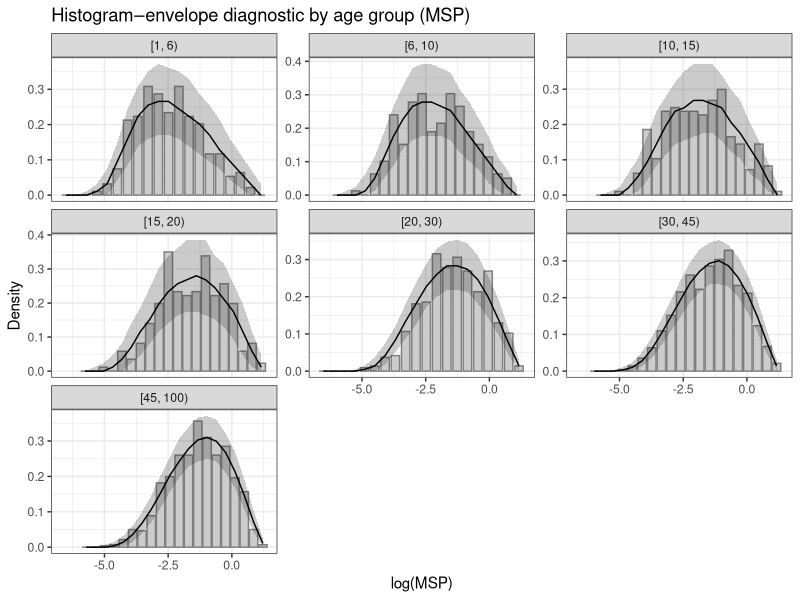
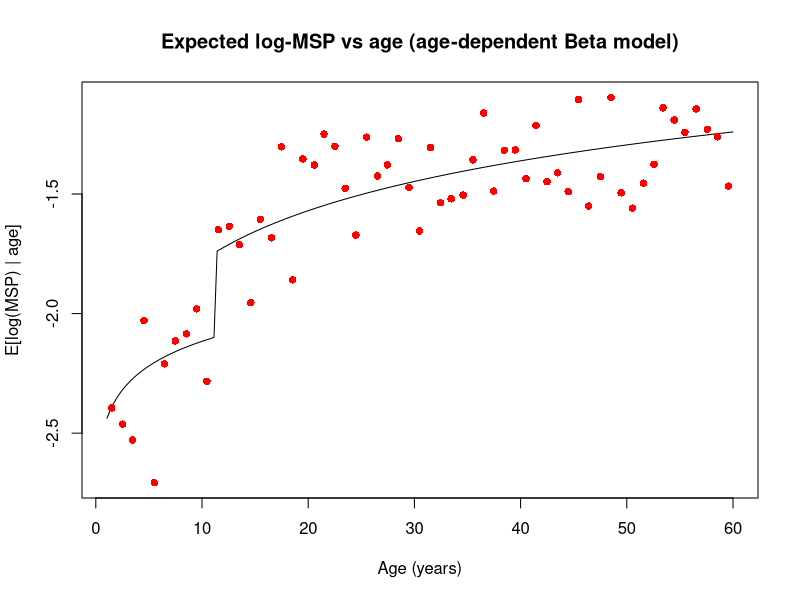

Reproduce these figures in R, in order.
############################################################
## MSP model + full-likelihood fit in Y
## + histogram–envelope diagnostics by age group
##
##
## Model:
##  - Y = log(MSP)
##  - T | age ~ Beta(alpha_age, beta_age)
##    with
##      alpha_age = exp(alpha_intercept + alpha_slope * log(age))
##      beta_age  = exp(beta_intercept +
##                      (beta_slope + 1(age > change_point)*beta_diff) * log(age))
##
##  - Y | T = t ~ N(mu_t, sigma_t^2),
##        mu_t      = t * mu2 + (1 - t) * mu1
##        sigma_t^2 = t * sigma2^2 + (1 - t) * sigma1^2
##
## Likelihood:
##  - For each i:
##      f_Y(y_i | age_i) = ∫ N(y_i | mu_t(t), sigma_t^2(t))
##                               Beta(t | alpha_age_i, beta_age_i) dt
##    approximated on a fixed grid t_grid.
##
## Outputs:
##  1. joint_fit_msp.rds : optim() result for full likelihood
##  2. Param table printed to console
##  3. Histogram–envelope by age group
##     [1, 6), [6, 10), [10, 15), [15, 20), [20, 30), [45, 100)
##  4. Final plot: E[log(MSP)|age] (curve) + empirical means (points)
############################################################

rm(list = ls())

suppressPackageStartupMessages({
  library(dplyr)
  library(tibble)
  library(ggplot2)
  library(purrr)
  library(tidyr)
})

set.seed(123)

############################################################
## 1. Load and prepare data
############################################################

redhot <- read.csv("sim_data.csv")

# Filter and log-transform MSP (consistent with your bootstrap code)
sel <- redhot$msp_norm > 0 & redhot$age > 0
redhot <- redhot[sel, ]

y_raw   <- redhot$msp_norm
age_raw <- redhot$age

# log-transform MSP
y1 <- log(y_raw)
y  <- y1  # alias

t_grid <- seq(0.01, 1 - 0.01, length.out = 100)
n_total <- length(y)

############################################################
## 2. Conditional Normal mixture Y | T
############################################################

dnorm_mixture <- function(t, y, mu1, mu2, sigma1, sigma2, log.p = FALSE) {
  mu_t     <- t * mu2 + (1 - t) * mu1
  sigma2_t <- t * sigma2^2 + (1 - t) * sigma1^2
  dens     <- dnorm(y, mean = mu_t, sd = sqrt(sigma2_t), log = log.p)
  if (log.p) {
    dens[sigma2_t <= 0] <- -Inf
  } else {
    dens[sigma2_t <= 0] <- 0
  }
  dens
}

############################################################
## 3. MSP log-likelihood (as in your bootstrap code)
############################################################

loglik_norm_mixture_alpha_age <- function(theta,
                                          y,
                                          age,
                                          t.grid = t_grid) {

  mu1 <- theta[1]
  mu2 <- theta[2]
  sigma1 <- exp(theta[3])
  sigma2 <- exp(theta[4])

  alpha_intercept <- theta[5]
  alpha_slope     <- theta[6]
  beta_intercept  <- theta[7]
  beta_slope      <- theta[8]
  change_point    <- theta[9]
  beta_diff       <- theta[10]

  loglik <- 0

  for (i in seq_along(y)) {
    a_i <- age[i]

    alpha_age <- exp(alpha_intercept + alpha_slope * log(a_i))
    beta_age  <- exp(beta_intercept +
                       (beta_slope + (a_i > change_point) * beta_diff) * log(a_i))

    prior_t <- dbeta(t.grid, alpha_age, beta_age, log = FALSE)

    lik_y_given_t <- dnorm_mixture(
      t        = t.grid,
      y        = y[i],
      mu1      = mu1,
      mu2      = mu2,
      sigma1   = sigma1,
      sigma2   = sigma2,
      log.p    = FALSE
    )

    dens_y <- sum(lik_y_given_t * prior_t)

    if (is.finite(dens_y) && dens_y > 0) {
      loglik <- loglik + log(dens_y)
    } else {
      return(-1e10)
    }
  }

  loglik
}

neg_loglik <- function(theta, y, age, t.grid = t_grid) {
  -loglik_norm_mixture_alpha_age(theta, y, age, t.grid)
}

############################################################
## 4. Optimisation
############################################################

# Starting values inferred from your theta_true used in bootstrap
theta_init <- c(
  -4.1019356,  1.1644738,  # mu1, mu2
  -0.4873009, -5.9488632,  # log(sigma1), log(sigma2)
  -0.3054093,  0.3390226,  # alpha_intercept, alpha_slope
  0.5554429,  0.1481352,  # beta_intercept, beta_slope
  11.3299291, -0.0662268   # change_point, beta_diff
)

fit <- optim(
  par     = theta_init,
  fn      = neg_loglik,
  y       = y,
  age     = age_raw,
  t.grid  = t_grid,
  method  = "BFGS",
  control = list(
    maxit  = 1000,
    reltol = 1e-6,
    trace  = 1,
    REPORT = 10
  )
)


cat("Converged (MSP):", fit$convergence == 0, "\n")
cat("Maximum log-lik (MSP):", -fit$value, "\n")

theta_hat <- fit$par
print(theta_hat)

############################################################
## 5. Parameters on original scale
############################################################

mu1_hat  <- theta_hat[1]
mu2_hat  <- theta_hat[2]
sigma1_hat <- exp(theta_hat[3])
sigma2_hat <- exp(theta_hat[4])

alpha_intercept_hat <- theta_hat[5]
alpha_slope_hat     <- theta_hat[6]
beta_intercept_hat  <- theta_hat[7]
beta_slope_hat      <- theta_hat[8]
change_point_hat    <- theta_hat[9]
beta_diff_hat       <- theta_hat[10]

param_table <- tibble(
  parameter = c("mu1", "mu2",
                "sigma1", "sigma2",
                "alpha_intercept", "alpha_slope",
                "beta_intercept", "beta_slope",
                "change_point", "beta_diff"),
  estimate  = c(mu1_hat, mu2_hat,
                sigma1_hat, sigma2_hat,
                alpha_intercept_hat, alpha_slope_hat,
                beta_intercept_hat, beta_slope_hat,
                change_point_hat, beta_diff_hat)
)

print(param_table)

############################################################
## 6. Simulator Y | age under fitted MSP model
############################################################

simulate_y_msp <- function(theta, age, t.grid = t_grid) {
  mu1 <- theta[1]
  mu2 <- theta[2]
  sigma1 <- exp(theta[3])
  sigma2 <- exp(theta[4])
  alpha_intercept <- theta[5]
  alpha_slope     <- theta[6]
  beta_intercept  <- theta[7]
  beta_slope      <- theta[8]
  change_point    <- theta[9]
  beta_diff       <- theta[10]

  # Age-specific beta parameters with logarithmic growth
  alpha_age <- exp(alpha_intercept + alpha_slope * log(age))
  beta_age  <- exp(beta_intercept +
                     (beta_slope + (age > change_point) * beta_diff) * log(age))

  # Sample T from age-specific Beta distribution
  t_val <- rbeta(length(age), alpha_age, beta_age)

  # Sample Y from normal mixture given T
  mu_t     <- t_val * mu2 + (1 - t_val) * mu1
  sigma2_t <- t_val * sigma2^2 + (1 - t_val) * sigma1^2

  rnorm(length(age), mean = mu_t, sd = sqrt(sigma2_t))
}

simulate_Y_given_age_vec <- function(age_vec, theta, n_sims = 1000) {
  n <- length(age_vec)
  y_mat <- matrix(NA_real_, nrow = n, ncol = n_sims)
  for (s in seq_len(n_sims)) {
    y_mat[, s] <- simulate_y_msp(theta, age_vec)
  }
  y_mat
}

############################################################
## 7. Histogram–envelope by age group (as for AMA1)
##
## Age groups: [1, 6), [6, 10), [10, 15),
##              [15, 20), [20, 30), [30, 45), [45, 100)
############################################################

make_bracket_labels <- function(breaks) {
  paste0("[", head(breaks, -1), ", ", tail(breaks, -1), ")")
}

age_group_breaks <- c(1, 6, 10, 15, 20, 30, 45, 100)
age_group_labels <- make_bracket_labels(age_group_breaks)

df_full <- tibble(
  age   = age_raw,
  y_log = y1
) %>%
  mutate(
    age_group = cut(
      age,
      breaks = age_group_breaks,
      labels = age_group_labels,
      right = FALSE,          # [a, b)
      include.lowest = TRUE
    )
  ) %>%
  filter(!is.na(age_group))

hist_envelope_one_group <- function(df_group,
                                    theta,
                                    n_sims = 1000,
                                    n_bins = 20,
                                    probs = c(0.025, 0.5, 0.975)) {
  y_obs <- df_group$y_log
  ages  <- df_group$age
  n     <- length(y_obs)

  # 1) simulate from the fitted model for this age group
  y_sim_mat <- simulate_Y_given_age_vec(ages, theta, n_sims = n_sims)

  # 2) choose common breaks that span both observed and simulated values
  range_all <- range(c(y_obs, y_sim_mat))
  breaks    <- seq(range_all[1], range_all[2], length.out = n_bins + 1)

  # 3) observed histogram
  h_obs   <- hist(y_obs, breaks = breaks, plot = FALSE)
  mids    <- h_obs$mids
  widths  <- diff(breaks)
  dens_obs <- h_obs$counts / (n * widths)

  # 4) simulated histograms using the SAME breaks
  dens_mat <- matrix(NA_real_, nrow = length(mids), ncol = n_sims)
  for (s in seq_len(n_sims)) {
    h_s <- hist(y_sim_mat[, s], breaks = breaks, plot = FALSE)
    dens_mat[, s] <- h_s$counts / (n * widths)
  }

  # 5) envelope
  dens_q <- apply(dens_mat, 1, quantile, probs = probs)

  tibble(
    mid          = mids,
    density_obs  = dens_obs,
    density_low  = dens_q[1, ],
    density_med  = dens_q[2, ],
    density_high = dens_q[3, ]
  )
}

n_sims_env <- 1000
n_bins_env <- 20

df_env_all <- df_full %>%
  group_by(age_group) %>%
  group_modify(~{
    env_df <- hist_envelope_one_group(.x,
                                      theta = theta_hat,
                                      n_sims = n_sims_env,
                                      n_bins = n_bins_env)
    env_df
  }) %>%
  ungroup()

fig_env <- ggplot(df_env_all, aes(x = mid)) +
  geom_col(aes(y = density_obs),
           fill = "grey80", colour = "grey50") +
  geom_ribbon(aes(ymin = density_low, ymax = density_high),
              alpha = 0.25) +
  geom_line(aes(y = density_med)) +
  facet_wrap(~ age_group, scales = "free_y") +
  labs(
    x = "log(MSP)",
    y = "Density",
    title = "Histogram–envelope diagnostic by age group (MSP)"
  ) +
  theme_bw()

fig_env

############################################################
## 8. E[log(MSP) | age] and empirical means (base R)
############################################################

expected_Y_given_age <- function(age_vec,
                                 theta,
                                 t.grid = t_grid) {

  mu1 <- theta[1]
  mu2 <- theta[2]

  alpha_intercept <- theta[5]
  alpha_slope     <- theta[6]
  beta_intercept  <- theta[7]
  beta_slope      <- theta[8]
  change_point    <- theta[9]
  beta_diff       <- theta[10]

  mu_t_grid <- t.grid * mu2 + (1 - t.grid) * mu1
  EY <- numeric(length(age_vec))

  for (i in seq_along(age_vec)) {
    a <- age_vec[i]

    alpha_age <- exp(alpha_intercept + alpha_slope * log(a))
    beta_age  <- exp(beta_intercept +
                       (beta_slope + (a > change_point) * beta_diff) * log(a))

    prior_t_raw <- dbeta(t.grid, alpha_age, beta_age)
    prior_t     <- prior_t_raw / sum(prior_t_raw)

    EY[i] <- sum(mu_t_grid * prior_t)
  }

  EY
}

# Empirical means in 1-year age bins
age_breaks <- seq(floor(min(age_raw)), ceiling(max(age_raw)), by = 1)

age_df <- tibble(
  age   = age_raw,
  y_log = y1
) %>%
  mutate(
    age_class = cut(age,
                    breaks = age_breaks,
                    include.lowest = TRUE,
                    right = FALSE)
  ) %>%
  group_by(age_class) %>%
  summarise(
    age_mid = mean(age),
    y_mean  = mean(y_log),
    .groups = "drop"
  )

# Model-based E[log(MSP) | age]
age_seq <- seq(min(age_raw), max(age_raw), length.out = 200)
EY_seq  <- expected_Y_given_age(age_seq, theta_hat)

# y-limits that include both model curve and empirical means
ylim_range <- range(c(EY_seq, age_df$y_mean), na.rm = TRUE)

plot(
  age_seq, EY_seq,
  type = "l",
  xlab = "Age (years)",
  ylab = "E[log(MSP) | age]",
  main = "Expected log-MSP vs age (age-dependent Beta model)",
  ylim = ylim_range
)

points(
  age_df$age_mid, age_df$y_mean,
  pch = 16,
  col = "red"
)

############################################################
## End of MSP script
############################################################
